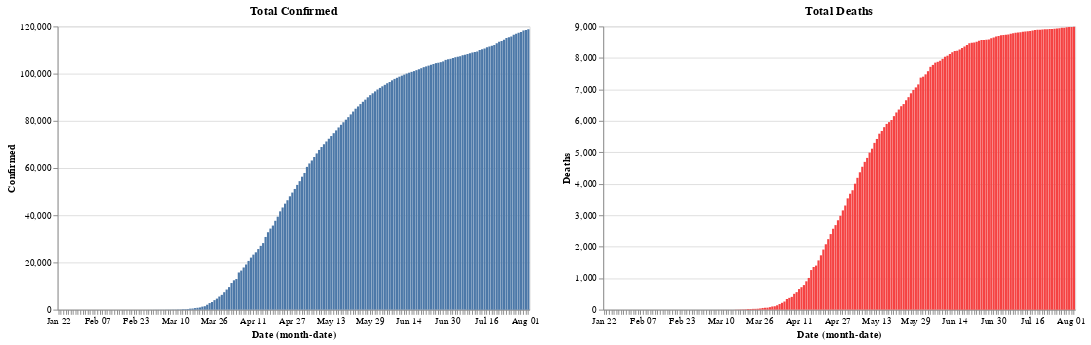

This figure's notebook cell:
### Code cell
red = alt.value("#f54242")
base.encode(y="Confirmed").properties(title='Total Confirmed') | base.encode(y="Deaths", color=red).properties(title='Total Deaths')

### Figure 1 — Vega-Lite specification as saved in the notebook (floating-point values rounded to 4 significant figures; data arrays with more than 128 entries replaced by an {"elided": "..."} marker saying what was removed)
{"config": {"view": {"continuousWidth": 400, "continuousHeight": 300}}, "hconcat": [{"mark": "bar", "encoding": {"x": {"type": "ordinal", "field": "Date", "timeUnit": "monthdate"}, "y": {"type": "quantitative", "field": "Confirmed"}}, "title": "Total Confirmed", "width": 500}, {"mark": "bar", "encoding": {"color": {"value": "#f54242"}, "x": {"type": "ordinal", "field": "Date", "timeUnit": "monthdate"}, "y": {"type": "quantitative", "field": "Deaths"}}, "title": "Total Deaths", "width": 500}], "data": {"name": "data-01872ff5aaec7d9153d6a021a6077b83"}, "$schema": "https://vega.github.io/schema/vega-lite/v4.8.1.json", "datasets": {"data-01872ff5aaec7d9153d6a021a6077b83": {"elided": "194 records"}}}
